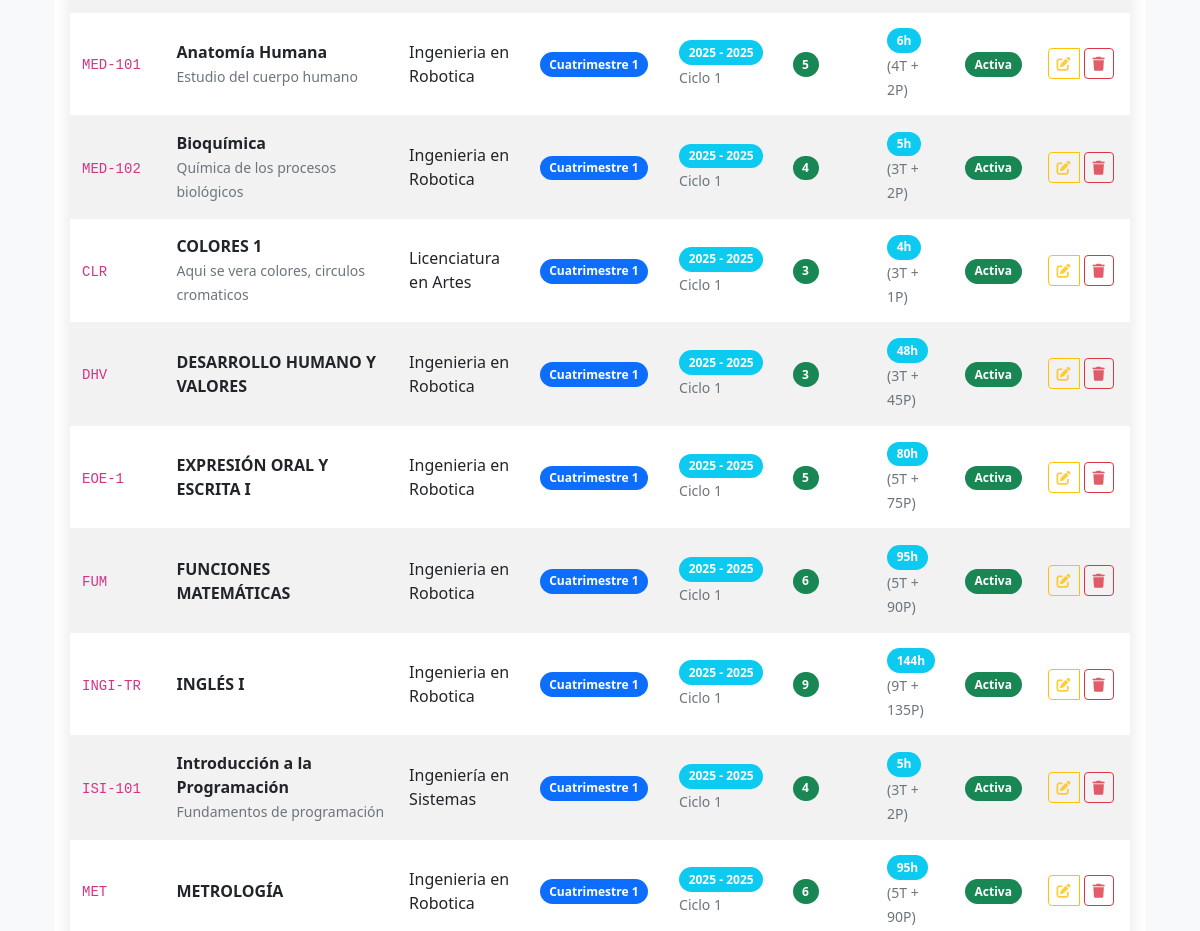
Before: /admin/materias (signed in, middle part) with the older database file.
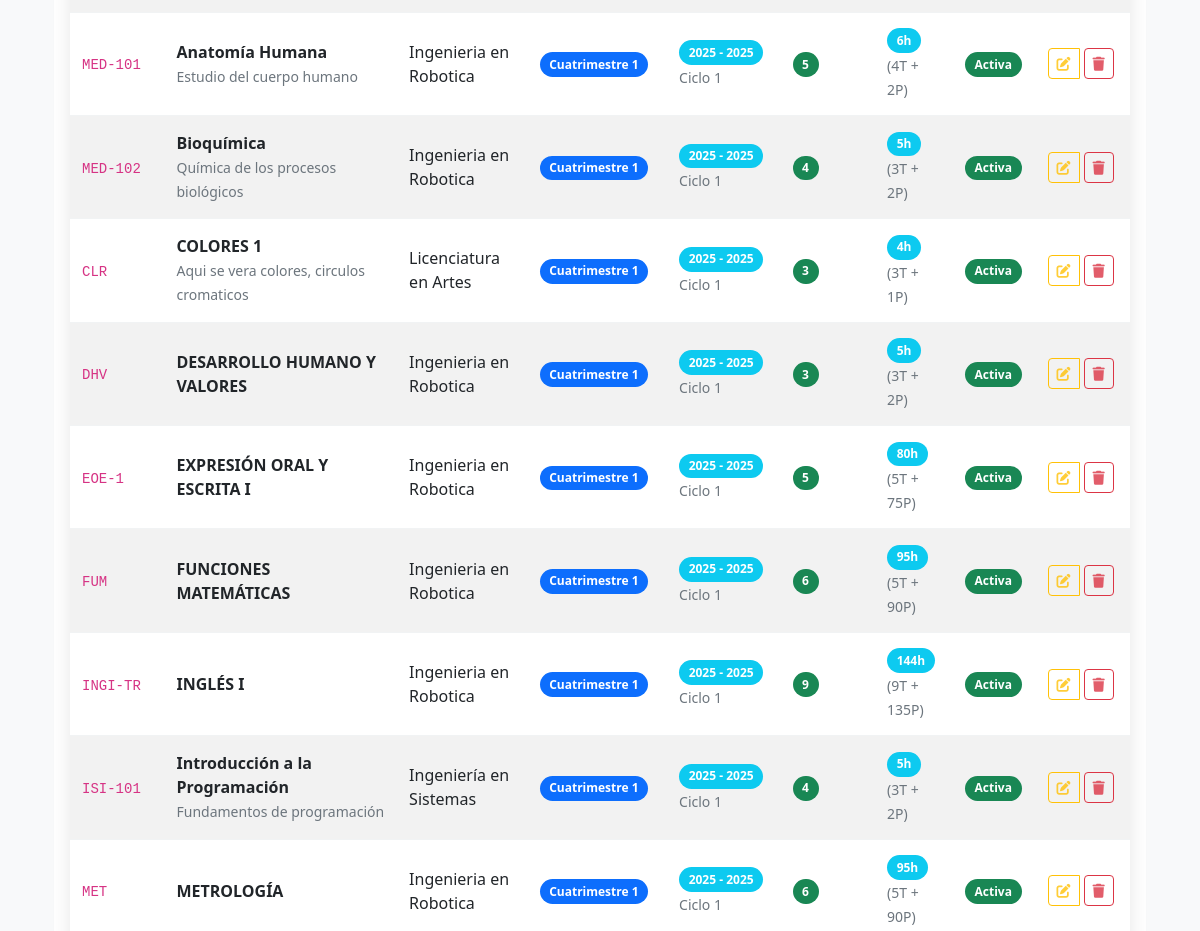
After: the same page with the newer database file.
### models.py (models this page shows, shortened)
class Materia(db.Model):
    id = db.Column(db.Integer, primary_key=True)
    nombre = db.Column(db.String(200), nullable=False)
    codigo = db.Column(db.String(20), nullable=False, unique=True)  # Ej: "ISI-101", "MAT-201"
    descripcion = db.Column(db.Text)
    cuatrimestre = db.Column(db.Integer, nullable=False)  # 1, 2, 3, etc.
    creditos = db.Column(db.Integer, nullable=False, default=3)
    horas_teoricas = db.Column(db.Integer, nullable=False, default=0)
    horas_practicas = db.Column(db.Integer, nullable=False, default=0)
    carrera_id = db.Column(db.Integer, db.ForeignKey('carrera.id'), nullable=False)
    carrera = db.relationship('Carrera', backref=db.backref('materias', lazy=True))
    activa = db.Column(db.Boolean, default=True)
    fecha_creacion = db.Column(db.DateTime, default=datetime.utcnow)
    creado_por = db.Column(db.Integer, db.ForeignKey('user.id'), nullable=False)
    creador = db.relationship('User', backref=db.backref('materias_creadas', lazy=True))
    def get_horas_totales(self):
        return self.horas_teoricas + self.horas_practicas
    def get_cuatrimestre_display(self):
        return f"Cuatrimestre {self.cuatrimestre}"
    def get_ciclo_escolar(self):
        from datetime import datetime
        año_actual = datetime.now().year
        cuatrimestre_mod = self.cuatrimestre % 3
        if cuatrimestre_mod == 1:  # Cuatrimestres 1, 4, 7, 10
            ciclo = f"{año_actual} - {año_actual}"
            numero_ciclo = 1
        elif cuatrimestre_mod == 2:  # Cuatrimestres 2, 5, 8
            ciclo = f"{año_actual} - {año_actual}"
            numero_ciclo = 2
        else:  # cuatrimestre_mod == 0 -> Cuatrimestres 0, 3, 6, 9
            ciclo = f"{año_actual} - {año_actual + 1}"
            numero_ciclo = 3
        return {
            'ciclo': ciclo,
            'numero': numero_ciclo,
            'nombre': f"Ciclo {numero_ciclo}"
        }
    def get_carrera_nombre(self):
        return self.carrera.nombre if self.carrera else 'Carrera no encontrada'

class Carrera(db.Model):
    id = db.Column(db.Integer, primary_key=True)
    nombre = db.Column(db.String(150), nullable=False, unique=True)
    codigo = db.Column(db.String(10), nullable=False, unique=True)  # Ej: "ING-SIS", "MED", etc.
    descripcion = db.Column(db.Text)
    facultad = db.Column(db.String(100))
    activa = db.Column(db.Boolean, default=True)
    fecha_creacion = db.Column(db.DateTime, default=datetime.utcnow)
    creada_por = db.Column(db.Integer, db.ForeignKey('user.id'), nullable=False)
    creador = db.relationship('User', foreign_keys=[creada_por], backref=db.backref('carreras_creadas', lazy=True))

### app.py (the view, shortened to what this page needs)
@app.route('/admin/materias')
@login_required
def gestionar_materias():
    if not current_user.is_admin():
        flash('No tienes permisos para acceder a esta página.', 'error')
        return redirect(url_for('dashboard'))
    carrera_id_str = request.args.get('carrera', type=str)
    carrera_id = int(carrera_id_str) if carrera_id_str and carrera_id_str != '0' else None
    ciclo_str = request.args.get('ciclo', type=str)
    ciclo = int(ciclo_str) if ciclo_str and ciclo_str != '' else None
    cuatrimestre_str = request.args.get('cuatrimestre', type=str)
    cuatrimestre = int(cuatrimestre_str) if cuatrimestre_str and cuatrimestre_str != '' else None
    busqueda = request.args.get('busqueda', '').strip()
    query = Materia.query.filter_by(activa=True)
    if carrera_id:
        query = query.filter(Materia.carrera_id == carrera_id)
    if cuatrimestre is not None:
        query = query.filter(Materia.cuatrimestre == cuatrimestre)
    materias = query.order_by(Materia.cuatrimestre, Materia.nombre).all()
    carreras = Carrera.query.filter_by(activa=True).order_by(Carrera.nombre).all()
    total_materias = len(materias)
    total_carreras = len(carreras)
    cuatrimestres_unicos = len(set(materia.cuatrimestre for materia in materias)) if materias else 0
    filtrar_form = FiltrarMateriasForm()
    filtrar_form.carrera.choices = [(0, 'Todas las carreras')] + [(c.id, c.nombre) for c in carreras]
    if carrera_id is not None:
        filtrar_form.carrera.data = carrera_id
    else:
        filtrar_form.carrera.data = 0  # Todas las carreras por defecto
    if ciclo is not None:
        filtrar_form.ciclo.data = str(ciclo)
    if cuatrimestre is not None:
        filtrar_form.cuatrimestre.data = str(cuatrimestre)
    exportar_form = ExportarMateriasForm()
    exportar_form.carrera.choices = [('', 'Todas las carreras')] + [(str(c.id), c.nombre) for c in carreras]
    return render_template('admin/materias.html',
                         materias=materias,
                         carreras=carreras,
                         filtrar_form=filtrar_form,
                         exportar_form=exportar_form,
                         total_materias=total_materias,
                         total_carreras=total_carreras,
                         cuatrimestres_unicos=cuatrimestres_unicos,
                         filtros_activos={
                             'carrera': carrera_id,
                             'ciclo': ciclo,
                             'cuatrimestre': cuatrimestre,
                             'busqueda': busqueda
                         })

### app.py (called while the page is built)
@login_manager.user_loader
def load_user(user_id):
    return User.query.get(int(user_id))

@app.context_processor
def inject_user_counts():
    if current_user.is_authenticated and current_user.is_admin():
        return dict(
            total_users=User.query.count(),
            total_admins=User.query.filter_by(rol='admin').count(),
            total_jefes=User.query.filter_by(rol='jefe_carrera').count(),
            total_profesores=User.query.filter(User.rol.in_(['profesor_completo', 'profesor_asignatura'])).count()
        )
    return dict()

### models.py (called while the page is built)
    def get_nombre_completo(self):
        return f"{self.nombre} {self.apellido}"

    def is_admin(self):
        return self.rol == 'admin'

### templates/admin/materias.html (shortened to what the changed rows need)
{% extends "base.html" %}
{% block content %}
<div class="container-fluid">
    <div class="row">
        <div class="col-12">
            <div class="card">
                <div class="card-body">
                    {% if materias %}
                        <div class="table-responsive">
                            <table class="table table-striped table-hover">
                                <tbody>
                                    {% for materia in materias %}
                                    <tr>
                                        <td>
                                            <code>{{ materia.codigo }}</code>
                                        </td>
                                        <td>
                                            <strong>{{ materia.nombre }}</strong>
                                        </td>
                                        <td>{{ materia.get_carrera_nombre() }}</td>
                                        <td>
                                            <span class="badge bg-primary">{{ materia.get_cuatrimestre_display() }}</span>
                                        </td>
                                        <td>
                                            <span class="badge bg-info">{{ materia.get_ciclo_escolar()['ciclo'] }}</span>
                                            <br>
                                            <small class="text-muted">{{ materia.get_ciclo_escolar()['nombre'] }}</small>
                                        </td>
                                        <td>
                                            <span class="badge bg-success">{{ materia.creditos }}</span>
                                        </td>
                                        <td>
                                            <span class="badge bg-info">{{ materia.get_horas_totales() }}h</span>
                                            <br><small class="text-muted">({{ materia.horas_teoricas }}T + {{ materia.horas_practicas }}P)</small>
                                        </td>
                                        <td>
                                            {% if materia.activa %}
                                                <span class="badge bg-success">Activa</span>
                                            {% else %}
                                                <span class="badge bg-danger">Inactiva</span>
                                            {% endif %}
                                        </td>
                                        <td>
                                            <div class="btn-group" role="group">
                                                <a href="{{ url_for('editar_materia', id=materia.id) }}"
                                                   class="btn btn-sm btn-outline-warning"
                                                   title="Editar">
                                                    <i class="fas fa-edit"></i>
                                                </a>
                                                <form method="POST" action="{{ url_for('eliminar_materia', id=materia.id) }}"
                                                      style="display: inline;"
                                                      onsubmit="return confirm('¿Estás seguro de que deseas eliminar la materia \'{{ materia.nombre }}\'?')">
                                                    <button type="submit"
                                                            class="btn btn-sm btn-outline-danger"
                                                            title="Eliminar">
                                                        <i class="fas fa-trash"></i>
                                                    </button>
                                                </form>
                                            </div>
                                        </td>
                                    </tr>
                                    {% endfor %}
                                </tbody>
                            </table>
                        </div>
                    {% endif %}
                </div>
            </div>
        </div>
    </div>
</div>
{% endblock %}

Changed rows visible on the page:
changed Materia "DESARROLLO HUMANO Y VALORES": get_horas_totales "48" → "5"; horas_practicas "45" → "2"
